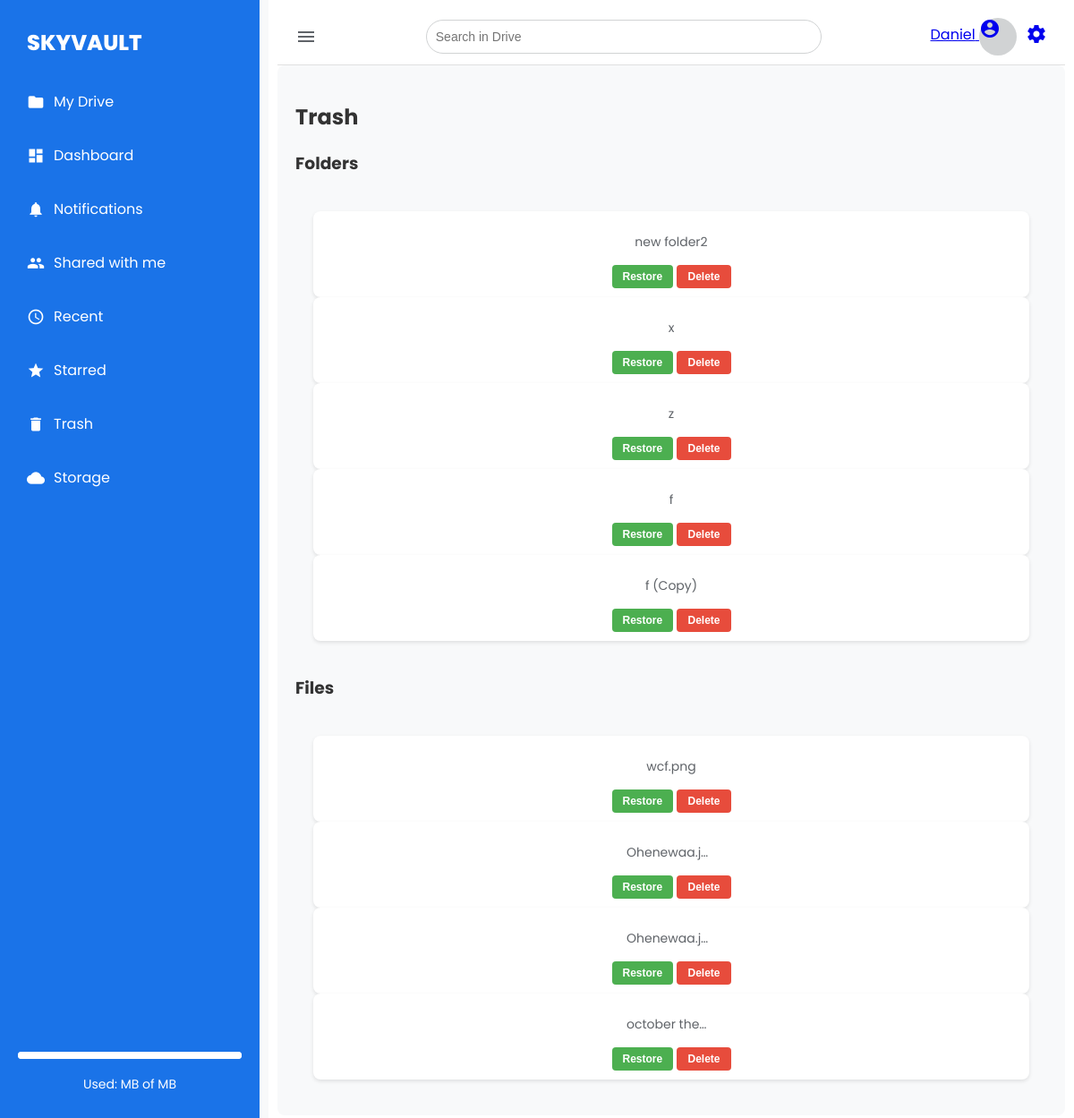
Screenshot of /vault/trash/ (signed in) with the database file from the repository.
### vault/models.py (models this page shows, shortened)
class Folder(models.Model):
    user = models.ForeignKey(User, on_delete=models.CASCADE)
    name = models.CharField(max_length=255)
    trashed = models.BooleanField(default=False)
    parent_folder = models.ForeignKey('self', on_delete=models.CASCADE, blank=True, null=True, related_name='subfolders')
    created_at = models.DateTimeField(auto_now_add=True)

class File(models.Model):
    user = models.ForeignKey(User, on_delete=models.CASCADE)
    folder = models.ForeignKey(Folder, on_delete=models.CASCADE, blank=True, null=True, related_name='files')
    name = models.CharField(max_length=255)
    uploaded_file = models.FileField(upload_to='user_files/')
    size = models.PositiveIntegerField()  # Size in bytes
    trashed = models.BooleanField(default=False)
    shared_with = models.ManyToManyField(User, related_name='shared_files', blank=True)
    created_at = models.DateTimeField(auto_now_add=True)
    starred = models.BooleanField(default=False)

### vault/views.py (the view)
# urls.py: path("trash/", views.trash_view, name="trash_view"),
@login_required
def trash_view(request):
    trashed_folders = Folder.objects.filter(user=request.user, trashed=True)
    trashed_files = File.objects.filter(user=request.user, trashed=True)
    return render(request, 'vault/trash.html', {
        'trashed_folders': trashed_folders,
        'trashed_files': trashed_files,
    })

### templates/vault/trash.html (shortened to what this page needs)
{% extends 'base.html' %}
{% block content %}
  <h2>Trash</h2>
  <h3>Folders</h3>
  <div class="drive-container">
      {% if trashed_folders %}
          {% for folder in trashed_folders %}
              <div class="file-item" data-id="{{ folder.id }}" data-type="folder">
                  <p class="file-item-name">{{ folder.name }}</p>
                  <div class="actions">
                      <button class="restore-btn" onclick="handleRestore('{{ folder.id }}', 'folder')">Restore</button>
                      <button class="delete-btn" onclick="handlePermanentDelete('{{ folder.id }}', 'folder')">Delete</button>
                  </div>
              </div>
          {% endfor %}
      {% else %}
          <p class="trash-empty-message">No folders in trash.</p>
      {% endif %}
  </div>
  <h3>Files</h3>
  <div class="drive-container">
      {% if trashed_files %}
          {% for file in trashed_files %}
              <div class="file-item" data-id="{{ file.id }}" data-type="file">
                  <p class="file-item-name">{{ file.name }}</p>
                  <div class="actions">
                      <button class="restore-btn" onclick="handleRestore('{{ file.id }}', 'file')">Restore</button>
                      <button class="delete-btn" onclick="handlePermanentDelete('{{ file.id }}', 'file')">Delete</button>
                  </div>
              </div>
          {% endfor %}
      {% else %}
          <p class="trash-empty-message">No files in trash.</p>
      {% endif %}
  </div>
{% endblock %}

### templates/base.html (shortened to what this page needs)
{% load static %}
<!DOCTYPE html>
<html lang="en">
<head>
    <link rel="stylesheet" href="{% static 'base.css' %}?=v2">
</head>
<body>
    <div class="sidebar" id="sidebar">
        <div class="logo">
            <span class="logo-text">SKYVAULT</span>
        </div>
        <ul>
            <li><a href="{% url 'vault_home' %}"><span class="material-icons">folder</span> My Drive</a></li>
            <li><a href="{% url 'dashboard' %}"><span class="material-icons">dashboard</span> Dashboard</a></li>
            <li><a href="{% url 'notification_list' %}"><span class="material-icons">notifications</span> Notifications</a></li>
            <li><a href="{% url 'shared_view' %}"><span class="material-icons">people</span> Shared with me</a></li>
            <li><a href="{% url 'recent_files' %}"><span class="material-icons">access_time</span> Recent</a></li>
            <li><a href="{% url 'starred_files' %}"><span class="material-icons">star</span> Starred</a></li>
            <li><a href="{% url 'trash_view' %}"><span class="material-icons">delete</span> Trash</a></li>
            <li><a href="{% url 'storage_info' %}"><span class="material-icons">cloud</span> Storage</a></li>
        </ul>
        <div class="storage-info">
            <progress value="{{ used_percentage }}" max="100"></progress>
            <p>Used: {{ total_storage|floatformat:2 }} MB of {{ max_storage }} MB</p>
        </div>
    </div>
    <div class="main-content">
        <div class="top-bar">
            <span class="material-icons hamburger" onclick="toggleSidebar()">menu</span>
            <input type="text" placeholder="Search in Drive" class="search-input">
            <div class="profile">
              <a href="{% url 'profile_view' %}">
                  <span>{{ user.username }}</span>
                  {% if user_profile.profile_picture %}
                      <img src="{{ user_profile.profile_picture.url }}" alt="Profile Picture" class="avatar">
                  {% else %}
                      <span class="material-icons avatar">account_circle</span>
                  {% endif %}
              </a>
              <a href="{% url 'update_profile_view' %}">
                  <span class="material-icons">settings</span>
              </a>
          </div>
        </div>
        <div class="content">
            {% block content %}{% endblock %}
        </div>
    </div>
</body>
</html>

### static/base.css (style rules this page uses)
body { font-family: 'Poppins', sans-serif; color: #333; margin: 0; display: flex; background-color: #F8F9FA; }
.sidebar { width: 250px; background-color: #1a73e8; color: #ffffff; padding: 20px; display: flex; flex-direction: column; position: fixed; top: 0; bottom: 0; transition: width 0.3s; }
.logo { display: flex; align-items: center; justify-content: left; margin: 10px; }
.logo-text { font-size: 24px; font-weight: 800; color: #ffffff; transition: font-size 0.4s; }
.sidebar ul { list-style: none; padding: 0; }
.sidebar ul li { margin-bottom: 15px; }
.sidebar ul li a { color: #ffffff; text-decoration: none; display: flex; align-items: center; font-size: 16px; padding: 10px; border-radius: 8px; transition: background-color 0.2s; }
.sidebar ul li a .material-icons { margin-right: 10px; font-size: 20px; }
.sidebar .storage-info { margin-top: auto; text-align: center; color: #ffffff; }
.sidebar .storage-info p { font-size: 14px; }
.sidebar .storage-info progress { width: 100%; height: 8px; -webkit-appearance: none; appearance: none; background-color: #ffffff; border-radius: 4px; }
.main-content { margin-left: 300px; width: calc(100% - 300px); padding: 10px; transition: margin-left 0.3s, width 0.3s; background-color: #ffffff; }
.top-bar { display: flex; justify-content: space-between; align-items: center; padding: 10px 20px; background-color: #ffffff; border-bottom: 1px solid #e0e0e0; }
.hamburger { display: none; font-size: 28px; cursor: pointer; color: #5f6368; }
.profile { display: flex; align-items: center; gap: 10px; color: #5f6368; }
.profile .avatar { width: 42px; height: 42px; border-radius: 50%; background-color: #d1d3d4; }
.search-input { border: 1px solid #d1d3d4; border-radius: 20px; padding: 10px; width: 50%; font-size: 14px; }
.content { background-color: #f8f9fa; padding: 20px; border-radius: 8px; }
.drive-container { display: flex; flex-direction: column; padding: 20px; }
.file-item { display: flex; flex-direction: column; align-items: center; background-color: #ffffff; padding: 10px; border-radius: 8px; box-shadow: 0 2px 4px rgba(0, 0, 0, 0.1); transition: background-color 0.3s; cursor: pointer; }
.file-item p { font-size: 14px; color: #5f6368; white-space: nowrap; overflow: hidden; text-overflow: ellipsis; max-width: 100px; }
.actions button { padding: 6px 12px; font-size: 12px; font-weight: bold; border-radius: 4px; border: none; cursor: pointer; transition: background-color 0.3s; }
.actions .restore-btn { background-color: #4caf50; color: white; }
.actions .delete-btn { background-color: #e74c3c; color: white; }

### rows the page displays
Folder: name "new folder2"
Folder: name "x"
Folder: name "z"
Folder: name "f"
Folder: name "f (Copy)"
File: name "wcf.png"
File: name "Ohenewaa.j…"
File: name "Ohenewaa.j…"
File: name "october the…"

### other values shown
{{ user.username }} "Daniel"
